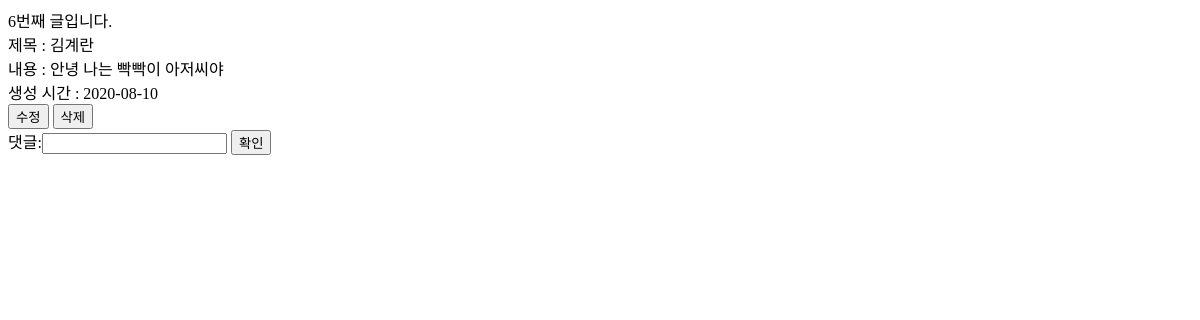
Before: /detail/6 (signed in) with the older database file.
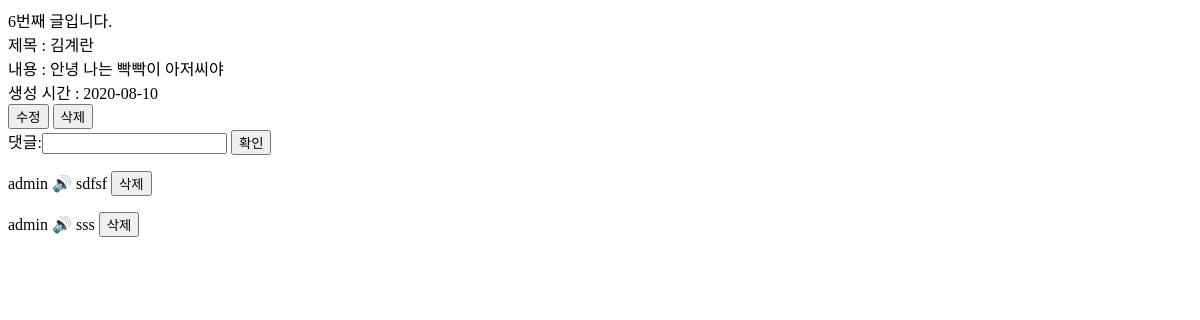
After: the same page with the newer database file.
### jsproject/models.py (models this page shows)
class Comment(models.Model):
    content = models.CharField(max_length=100) #하나의 댓글 창
    author = models.ForeignKey(User, on_delete=models.CASCADE) #댓글은 작성자가 1명이 아님 1명의 작성자가 여러 댓글 쓸 수 있으므로 FK
    jasoseol = models.ForeignKey(Jasosel, on_delete=models.CASCADE) # 자소설 객체 1개 있으면, 하나의 자소서 글에 연결된 댓글들이 존재할텐데 그런 관계를 생각해서 FK

### jsproject/views.py (the view)
# urls.py: path('detail/<int:jss_id>',detail,name = 'detail'), #<int:변수명> 변수명 쓰는 이유 함수 내에 어떤 변수명으로 받을지.
@login_required(login_url='/login/')
def detail(request,jss_id):
    my_jss = get_object_or_404(Jasosel, pk=jss_id)
    comment_form = CommentForm()
    return render(request, 'detail.html', {'my_jss':my_jss, 'commet_form':comment_form})#comment_form 이라는 키 값으로 템플릿에 보내줌

### jsproject/forms.py
class CommentForm(forms.ModelForm): #forms에 modelform상속 받는다.
    class Meta:
        model = Comment # 연결시켜줄 모델
        fields = ('content', )
    def __init__(self, *args, **kwargs):
        super().__init__(*args, **kwargs)
        self.fields['content'].label = "댓글"

### jsproject/templates/detail.html (shortened to what this page needs)
{{my_jss.id}}번째 글입니다.
제목 : {{my_jss.title}}
내용 : {{my_jss.content}}
생성 시간 : {{my_jss.updated_at|date:'Y-m-d'}}
{% if user == my_jss.author %}
<a href='{% url "update" my_jss.id %}'><button>수정</button></a>
<a href='{% url "delete" my_jss.id %}'><button>삭제</button></a>
{% endif %}
{% if user.is_authenticated %}
<form method="POST" action="{% url 'create_comment' my_jss.id %}">
{{commet_form}}
<input type="submit" value="확인">
</form>
{% endif %}
{% for comment in my_jss.comment_set.all %}
<p>
    {{comment.author}} 🔊 {{comment.content}}
    {% if user == comment.author %}
        <a href="{% url 'delete_comment' my_jss.id comment.id %}">
            <button>삭제</button>
        </a>
    {% endif %}
</p>
{% endfor %}

Changed rows visible on the page:
added Comment: author "admin", content "sdfsf", shows "삭제"
added Comment: author "admin", content "sss", shows "삭제"
